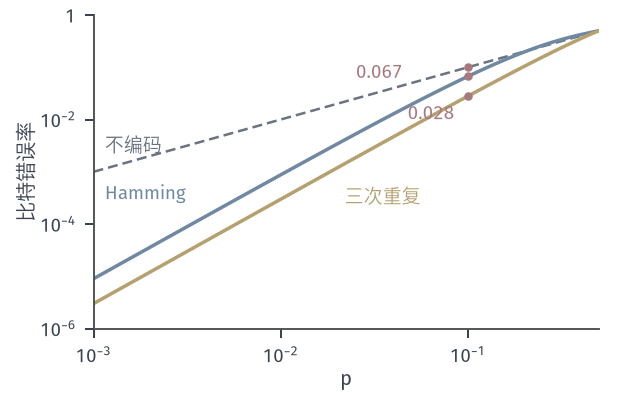

Write Python code to recreate this figure.
from pathlib import Path
import sys
HERE = Path(__file__).resolve().parent
sys.path.insert(0, str(HERE.parent/"ccode-common"))
from ccode_fig import *
# Exact bit error rate versus flip probability p on BSC(p): uncoded (rate 1), 3-fold repetition with majority
# decoding (rate 1/3), and the [7,4,3] Hamming code with syndrome decoding (rate 4/7, exact enumeration of 128 patterns).
ps = np.logspace(-3, np.log10(.5), 120)
rep = np.array([tail(3, 1, q) for q in ps]); ham = np.array([ham_ber(q) for q in ps])
fig, ax = figure(width_mm=88, height_mm=56)
panel(fig, left=.15, right=.96, top=.96, bottom=.17)
ax.plot(ps, ps, color=MUTED, lw=1.0, ls=DASH)
ax.plot(ps, ham, color=BLUE, lw=1.4)
ax.plot(ps, rep, color=YELLOW, lw=1.4)
for v in (P, ham_ber(P), tail(3, 1, P)):
    dot(ax, P, v, ms=3.4)
lab(ax, 1.15e-3, 2.4e-3, '不编码', MUTED)
lab(ax, 1.15e-3, 3e-4, 'Hamming', BLUE)
lab(ax, 2.2e-2, 2.5e-4, '三次重复', YELLOW)
lab(ax, .045, .0669*0.9, r'$0.067$', RED, ha='right'); lab(ax, .085, .028*0.35, r'$0.028$', RED, ha='right')
ax.set_xscale('log'); ax.set_yscale('log'); logticks(ax, [-3, -2, -1], axis='x'); logticks(ax, [-6, -4, -2, 0])
ax.set_xlim(1e-3, .5); ax.set_ylim(1e-6, 1)
ax.set_xlabel(r'$p$', labelpad=1); ax.set_ylabel('比特错误率', labelpad=1)
save(fig, HERE, 'figure', {'ber_at_0.1': {'uncoded': P, 'rep3': tail(3, 1, P), 'hamming': ham_ber(P)},
     'ber_at_0.01': {'rep3': tail(3, 1, .01), 'hamming': ham_ber(.01)}})
